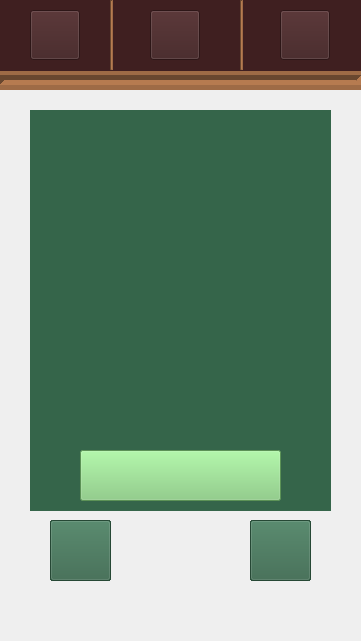
       <widget class="QWidget" name="bwidget_1home" native="true">
        <property name="geometry">
         <rect>
          <x>0</x>
          <y>0</y>
          <width>361</width>
          <height>641</height>
         </rect>
        </property>
        <property name="styleSheet">
         <string notr="true"/>
        </property>
        <widget class="QWidget" name="menu_home" native="true">
         <property name="geometry">
          <rect>
           <x>0</x>
           <y>0</y>
           <width>371</width>
           <height>71</height>
          </rect>
         </property>
         <property name="styleSheet">
          <string notr="true">background-color: rgb(63, 31, 32);</string>
         </property>
         <widget class="QWidget" name="fundohome" native="true">
          <property name="geometry">
           <rect>
            <x>0</x>
            <y>0</y>
            <width>361</width>
            <height>71</height>
           </rect>
          </property>
          <widget class="QPushButton" name="btn_treinamento_5">
           <property name="geometry">
            <rect>
             <x>150</x>
             <y>10</y>
             <width>50</width>
             <height>50</height>
            </rect>
           </property>
           <property name="styleSheet">
            <string notr="true">image: url(:/btn_treinamsemclicar/iconepontossemclicar2.png);
selection-color: rgb(0, 0, 0);
selection-background-color: rgb(0, 0, 0);</string>
           </property>
           <property name="text">
            <string/>
           </property>
           <property name="flat">
            <bool>false</bool>
           </property>
          </widget>
          <widget class="QPushButton" name="btn_perfil_4semclicar">
           <property name="geometry">
            <rect>
             <x>280</x>
             <y>10</y>
             <width>50</width>
             <height>50</height>
            </rect>
           </property>
           <property name="styleSheet">
            <string notr="true">image: url(:/btn_perfilsemclicar/iconeperfilsemclicar.png);
selection-color: rgb(0, 0, 0);
selection-background-color: rgb(0, 0, 0);</string>
           </property>
           <property name="text">
            <string/>
           </property>
           <property name="flat">
            <bool>false</bool>
           </property>
          </widget>
          <widget class="Line" name="line_15">
           <property name="geometry">
            <rect>
             <x>240</x>
             <y>0</y>
             <width>3</width>
             <height>70</height>
            </rect>
           </property>
           <property name="styleSheet">
            <string notr="true">background-color: rgb(158, 107, 70);</string>
           </property>
           <property name="orientation">
            <enum>Qt::Vertical</enum>
           </property>
          </widget>
          <widget class="Line" name="line_14">
           <property name="geometry">
            <rect>
             <x>110</x>
             <y>0</y>
             <width>3</width>
             <height>70</height>
            </rect>
           </property>
           <property name="styleSheet">
            <string notr="true">color: rgb(255, 255, 255);
background-color: rgb(158, 107, 70);</string>
           </property>
           <property name="orientation">
            <enum>Qt::Vertical</enum>
           </property>
          </widget>
          <widget class="QPushButton" name="btn_home_clicado">
           <property name="geometry">
            <rect>
             <x>30</x>
             <y>10</y>
             <width>50</width>
             <height>50</height>
            </rect>
           </property>
           <property name="styleSheet">
            <string notr="true">image: url(:/btn_homeclicado/iconehomeclicado.png);</string>
           </property>
           <property name="text">
            <string/>
           </property>
           <property name="flat">
            <bool>false</bool>
           </property>
          </widget>
          <widget class="QPushButton" name="btn_home">
           <property name="geometry">
            <rect>
             <x>30</x>
             <y>10</y>
             <width>50</width>
             <height>50</height>
            </rect>
           </property>
           <property name="styleSheet">
            <string notr="true">image: url(:/btn_home_semclicar/iconehomesemselecionar.png);</string>
           </property>
           <property name="text">
            <string/>
           </property>
           <property name="flat">
            <bool>true</bool>
           </property>
          </widget>
          <zorder>btn_treinamento_5</zorder>
          <zorder>btn_perfil_4semclicar</zorder>
          <zorder>line_15</zorder>
          <zorder>line_14</zorder>
          <zorder>btn_home</zorder>
          <zorder>btn_home_clicado</zorder>
         </widget>
        </widget>
        <widget class="Line" name="line_13">
         <property name="windowModality">
          <enum>Qt::NonModal</enum>
         </property>
         <property name="geometry">
          <rect>
           <x>0</x>
           <y>70</y>
           <width>361</width>
           <height>20</height>
          </rect>
         </property>
         <property name="styleSheet">
          <string notr="true">background-color: rgb(158, 107, 70);</string>
         </property>
         <property name="frameShadow">
          <enum>QFrame::Sunken</enum>
         </property>
         <property name="lineWidth">
          <number>5</number>
         </property>
         <property name="orientation">
          <enum>Qt::Horizontal</enum>
         </property>
        </widget>
        <widget class="QWidget" name="widget_card_competencias" native="true">
         <property name="geometry">
          <rect>
           <x>30</x>
           <y>110</y>
           <width>301</width>
           <height>401</height>
          </rect>
         </property>
         <property name="styleSheet">
          <string notr="true">background-color: rgb(53, 101, 74);</string>
         </property>
         <widget class="QPushButton" name="btn_iniciar2_competencias">
          <property name="geometry">
           <rect>
            <x>50</x>
            <y>340</y>
            <width>201</width>
            <height>51</height>
           </rect>
          </property>
          <property name="styleSheet">
           <string notr="true">image: url(:/btn_iniciar/btn_iniciar.png);
background-color: rgb(129, 204, 121);</string>
          </property>
          <property name="text">
           <string/>
          </property>
          <property name="autoExclusive">
           <bool>false</bool>
          </property>
          <property name="flat">
           <bool>false</bool>
          </property>
         </widget>
         <widget class="QLabel" name="card_competencias">
          <property name="geometry">
           <rect>
            <x>0</x>
            <y>0</y>
            <width>301</width>
            <height>401</height>
           </rect>
          </property>
          <property name="styleSheet">
           <string notr="true">image: url(:/carta_competencias/carta_competencias.png);</string>
          </property>
          <property name="text">
           <string/>
          </property>
         </widget>
         <zorder>card_competencias</zorder>
         <zorder>btn_iniciar2_competencias</zorder>
        </widget>
        <widget class="QWidget" name="widget_card_intro" native="true">
         <property name="geometry">
          <rect>
           <x>30</x>
           <y>110</y>
           <width>301</width>
           <height>401</height>
          </rect>
         </property>
         <property name="styleSheet">
          <string notr="true">background-color: rgb(53, 101, 74);</string>
         </property>
         <widget class="QPushButton" name="btn_iniciar3_intro">
          <property name="geometry">
           <rect>
            <x>50</x>
            <y>340</y>
            <width>201</width>
            <height>51</height>
           </rect>
          </property>
          <property name="styleSheet">
           <string notr="true">image: url(:/btn_iniciar/btn_iniciar.png);
background-color: rgb(129, 204, 121);</string>
          </property>
          <property name="text">
           <string/>
          </property>
          <property name="autoExclusive">
           <bool>false</bool>
          </property>
          <property name="flat">
           <bool>false</bool>
          </property>
         </widget>
         <widget class="QLabel" name="card_intro">
          <property name="geometry">
           <rect>
            <x>0</x>
            <y>0</y>
            <width>301</width>
            <height>401</height>
           </rect>
          </property>
          <property name="styleSheet">
           <string notr="true">image: url(:/carta_introducao/carta_introducao2.png);</string>
          </property>
          <property name="text">
           <string/>
          </property>
         </widget>
         <zorder>card_intro</zorder>
         <zorder>btn_iniciar3_intro</zorder>
        </widget>
        <widget class="QWidget" name="widget_card_desenvolvimento" native="true">
         <property name="geometry">
          <rect>
           <x>30</x>
           <y>110</y>
           <width>301</width>
           <height>401</height>
          </rect>
         </property>
         <property name="styleSheet">
          <string notr="true">background-color: rgb(53, 101, 74);</string>
         </property>
         <widget class="QPushButton" name="btn_iniciar4_desenvol">
          <property name="geometry">
           <rect>
            <x>50</x>
            <y>340</y>
            <width>201</width>
            <height>51</height>
           </rect>
          </property>
          <property name="styleSheet">
           <string notr="true">image: url(:/btn_iniciar/btn_iniciar.png);
background-color: rgb(129, 204, 121);</string>
          </property>
          <property name="text">
           <string/>
          </property>
          <property name="autoExclusive">
           <bool>false</bool>
          </property>
          <property name="flat">
           <bool>false</bool>
          </property>
         </widget>
         <widget class="QLabel" name="card_desenvolvimento">
          <property name="geometry">
           <rect>
            <x>0</x>
            <y>0</y>
            <width>301</width>
            <height>401</height>
           </rect>
          </property>
          <property name="styleSheet">
           <string notr="true">image: url(:/carta_desenvolvimento/carta_desenvolvimento2.png);</string>
          </property>
          <property name="text">
           <string/>
          </property>
         </widget>
         <zorder>card_desenvolvimento</zorder>
         <zorder>btn_iniciar4_desenvol</zorder>
        </widget>
        <widget class="QWidget" name="widget_card_dicasextras" native="true">
         <property name="geometry">
          <rect>
           <x>30</x>
           <y>110</y>
           <width>301</width>
           <height>401</height>
          </rect>
         </property>
         <property name="styleSheet">
          <string notr="true">background-color: rgb(53, 101, 74);</string>
         </property>
         <widget class="QPushButton" name="btn_iniciar6_dicasextras">
          <property name="geometry">
           <rect>
            <x>50</x>
            <y>340</y>
            <width>201</width>
            <height>51</height>
           </rect>
          </property>
          <property name="styleSheet">
           <string notr="true">image: url(:/btn_iniciar/btn_iniciar.png);
background-color: rgb(129, 204, 121);</string>
          </property>
          <property name="text">
           <string/>
          </property>
          <property name="autoExclusive">
           <bool>false</bool>
          </property>
          <property name="flat">
           <bool>false</bool>
          </property>
         </widget>
         <widget class="QLabel" name="card_dicasextras">
          <property name="geometry">
           <rect>
            <x>0</x>
            <y>0</y>
            <width>301</width>
            <height>401</height>
           </rect>
          </property>
          <property name="styleSheet">
           <string notr="true">image: url(:/carta_dicasextras/carta_dicasextras.png);</string>
          </property>
          <property name="text">
           <string/>
          </property>
         </widget>
         <zorder>card_dicasextras</zorder>
         <zorder>btn_iniciar6_dicasextras</zorder>
        </widget>
        <widget class="QWidget" name="widget_card_conclusao" native="true">
         <property name="geometry">
          <rect>
           <x>30</x>
           <y>110</y>
           <width>301</width>
           <height>401</height>
          </rect>
         </property>
         <property name="styleSheet">
          <string notr="true">background-color: rgb(53, 101, 74);</string>
         </property>
         <widget class="QPushButton" name="btn_iniciar5_conclu">
          <property name="geometry">
           <rect>
            <x>50</x>
            <y>340</y>
            <width>201</width>
            <height>51</height>
           </rect>
          </property>
          <property name="styleSheet">
           <string notr="true">image: url(:/btn_iniciar/btn_iniciar.png);
background-color: rgb(129, 204, 121);</string>
          </property>
          <property name="text">
           <string/>
          </property>
          <property name="autoExclusive">
           <bool>false</bool>
          </property>
          <property name="flat">
           <bool>false</bool>
          </property>
         </widget>
         <widget class="QLabel" name="card_conclusao">
          <property name="geometry">
           <rect>
            <x>0</x>
            <y>0</y>
            <width>301</width>
            <height>401</height>
           </rect>
          </property>
          <property name="styleSheet">
           <string notr="true">image: url(:/carta_conclusao/carta_conclusao2.png);</string>
          </property>
          <property name="text">
           <string/>
          </property>
         </widget>
         <zorder>card_conclusao</zorder>
         <zorder>btn_iniciar5_conclu</zorder>
        </widget>
        <widget class="QWidget" name="widget_card_conceitosbasicos" native="true">
         <property name="geometry">
          <rect>
           <x>30</x>
           <y>110</y>
           <width>301</width>
           <height>401</height>
          </rect>
         </property>
         <property name="styleSheet">
          <string notr="true">background-color: rgb(53, 101, 74);</string>
         </property>
         <widget class="QLabel" name="card_conceitosbasicos">
          <property name="geometry">
           <rect>
            <x>0</x>
            <y>0</y>
            <width>301</width>
            <height>401</height>
           </rect>
          </property>
          <property name="styleSheet">
           <string notr="true">image: url(:/carta_textodissertativo/carta_textodissertativoargumentativo.png);</string>
          </property>
          <property name="frameShape">
           <enum>QFrame::NoFrame</enum>
          </property>
          <property name="frameShadow">
           <enum>QFrame::Raised</enum>
          </property>
          <property name="text">
           <string/>
          </property>
         </widget>
         <widget class="QPushButton" name="btn_iniciar_conceitosbasicos">
          <property name="geometry">
           <rect>
            <x>50</x>
            <y>340</y>
            <width>201</width>
            <height>51</height>
           </rect>
          </property>
          <property name="styleSheet">
           <string notr="true">image: url(:/btn_iniciar/btn_iniciar.png);
background-color: rgb(129, 204, 121);</string>
          </property>
          <property name="text">
           <string/>
          </property>
          <property name="checkable">
           <bool>false</bool>
          </property>
          <property name="checked">
           <bool>false</bool>
          </property>
          <property name="autoExclusive">
           <bool>false</bool>
          </property>
          <property name="flat">
           <bool>false</bool>
          </property>
         </widget>
        </widget>
        <widget class="QWidget" name="bg_quadro" native="true">
         <property name="geometry">
          <rect>
           <x>0</x>
           <y>90</y>
           <width>361</width>
           <height>561</height>
          </rect>
         </property>
         <property name="styleSheet">
          <string notr="true">border-image: url(:/bg_quadro/22-226826_clipart-teacher-board-teacher-blackboard-clipart.png);</string>
         </property>
        </widget>
        <widget class="QPushButton" name="btn_frente3">
         <property name="geometry">
          <rect>
           <x>250</x>
           <y>520</y>
           <width>61</width>
           <height>61</height>
          </rect>
         </property>
         <property name="styleSheet">
          <string notr="true">image: url(:/btn_frente/btn_frente2.png);
background-color: rgb(53, 101, 74);</string>
         </property>
         <property name="text">
          <string/>
         </property>
         <property name="flat">
          <bool>false</bool>
         </property>
        </widget>
        <widget class="QPushButton" name="btn_frenteapagado">
         <property name="geometry">
          <rect>
           <x>250</x>
           <y>520</y>
           <width>61</width>
           <height>61</height>
          </rect>
         </property>
         <property name="styleSheet">
          <string notr="true">image: url(:/btn_frentecinza/btn_frenteapagado.png);
background-color: rgb(53, 101, 74);</string>
         </property>
         <property name="text">
          <string/>
         </property>
         <property name="flat">
          <bool>false</bool>
         </property>
        </widget>
        <widget class="QPushButton" name="btn_trascinza0">
         <property name="geometry">
          <rect>
           <x>50</x>
           <y>520</y>
           <width>61</width>
           <height>61</height>
          </rect>
         </property>
         <property name="styleSheet">
          <string notr="true">image: url(:/btn_trascinza/btn_trasapagado.png);
background-color: rgb(53, 101, 74);</string>
         </property>
         <property name="text">
          <string/>
         </property>
         <property name="flat">
          <bool>false</bool>
         </property>
        </widget>
        <widget class="QPushButton" name="btn_trasmarrom1">
         <property name="geometry">
          <rect>
           <x>50</x>
           <y>520</y>
           <width>61</width>
           <height>61</height>
          </rect>
         </property>
         <property name="styleSheet">
          <string notr="true">background-color: rgb(53, 101, 74);
image: url(:/btn_tras/btn_tras2.png);</string>
         </property>
         <property name="text">
          <string/>
         </property>
         <property name="flat">
          <bool>false</bool>
         </property>
        </widget>
        <widget class="QPushButton" name="btn_trasmarrom2">
         <property name="geometry">
          <rect>
           <x>50</x>
           <y>520</y>
           <width>61</width>
           <height>61</height>
          </rect>
         </property>
         <property name="styleSheet">
          <string notr="true">background-color: rgb(53, 101, 74);
image: url(:/btn_tras/btn_tras2.png);</string>
         </property>
         <property name="text">
          <string/>
         </property>
         <property name="flat">
          <bool>false</bool>
         </property>
        </widget>
        <widget class="QPushButton" name="btn_frente4">
         <property name="geometry">
          <rect>
           <x>250</x>
           <y>520</y>
           <width>61</width>
           <height>61</height>
          </rect>
         </property>
         <property name="styleSheet">
          <string notr="true">image: url(:/btn_frente/btn_frente2.png);
background-color: rgb(53, 101, 74);</string>
         </property>
         <property name="text">
          <string/>
         </property>
         <property name="flat">
          <bool>false</bool>
         </property>
        </widget>
        <widget class="QPushButton" name="btn_trasmarrom0">
         <property name="geometry">
          <rect>
           <x>50</x>
           <y>520</y>
           <width>61</width>
           <height>61</height>
          </rect>
         </property>
         <property name="styleSheet">
          <string notr="true">background-color: rgb(53, 101, 74);
image: url(:/btn_tras/btn_tras2.png);</string>
         </property>
         <property name="text">
          <string/>
         </property>
         <property name="flat">
          <bool>false</bool>
         </property>
        </widget>
        <widget class="QPushButton" name="btn_trasmarrom3">
         <property name="geometry">
          <rect>
           <x>50</x>
           <y>520</y>
           <width>61</width>
           <height>61</height>
          </rect>
         </property>
         <property name="styleSheet">
          <string notr="true">background-color: rgb(53, 101, 74);
image: url(:/btn_tras/btn_tras2.png);</string>
         </property>
         <property name="text">
          <string/>
         </property>
         <property name="flat">
          <bool>false</bool>
         </property>
        </widget>
        <widget class="QPushButton" name="btn_trasmarrom4">
         <property name="geometry">
          <rect>
           <x>50</x>
           <y>520</y>
           <width>61</width>
           <height>61</height>
          </rect>
         </property>
         <property name="styleSheet">
          <string notr="true">background-color: rgb(53, 101, 74);
image: url(:/btn_tras/btn_tras2.png);</string>
         </property>
         <property name="text">
          <string/>
         </property>
         <property name="flat">
          <bool>false</bool>
         </property>
        </widget>
        <widget class="QPushButton" name="btn_frente2">
         <property name="geometry">
          <rect>
           <x>250</x>
           <y>520</y>
           <width>61</width>
           <height>61</height>
          </rect>
         </property>
         <property name="styleSheet">
          <string notr="true">image: url(:/btn_frente/btn_frente2.png);
background-color: rgb(53, 101, 74);</string>
         </property>
         <property name="text">
          <string/>
         </property>
         <property name="flat">
          <bool>false</bool>
         </property>
        </widget>
        <widget class="QPushButton" name="btn_frente0">
         <property name="geometry">
          <rect>
           <x>250</x>
           <y>520</y>
           <width>61</width>
           <height>61</height>
          </rect>
         </property>
         <property name="styleSheet">
          <string notr="true">image: url(:/btn_frente/btn_frente2.png);
background-color: rgb(53, 101, 74);</string>
         </property>
         <property name="text">
          <string/>
         </property>
         <property name="flat">
          <bool>false</bool>
         </property>
        </widget>
        <widget class="QPushButton" name="btn_frente1">
         <property name="geometry">
          <rect>
           <x>250</x>
           <y>520</y>
           <width>61</width>
           <height>61</height>
          </rect>
         </property>
         <property name="styleSheet">
          <string notr="true">image: url(:/btn_frente/btn_frente2.png);
background-color: rgb(53, 101, 74);</string>
         </property>
         <property name="text">
          <string/>
         </property>
         <property name="flat">
          <bool>false</bool>
         </property>
        </widget>
        <zorder>line_13</zorder>
        <zorder>bg_quadro</zorder>
        <zorder>btn_frente3</zorder>
        <zorder>btn_frenteapagado</zorder>
        <zorder>btn_trasmarrom1</zorder>
        <zorder>btn_trasmarrom2</zorder>
        <zorder>btn_frente4</zorder>
        <zorder>btn_trasmarrom0</zorder>
        <zorder>btn_trasmarrom3</zorder>
        <zorder>btn_trasmarrom4</zorder>
        <zorder>btn_frente2</zorder>
        <zorder>btn_frente1</zorder>
        <zorder>btn_frente0</zorder>
        <zorder>btn_trascinza0</zorder>
        <zorder>menu_home</zorder>
        <zorder>widget_card_competencias</zorder>
        <zorder>widget_card_conclusao</zorder>
        <zorder>widget_card_desenvolvimento</zorder>
        <zorder>widget_card_dicasextras</zorder>
        <zorder>widget_card_intro</zorder>
        <zorder>widget_card_conceitosbasicos</zorder>
       </widget>
